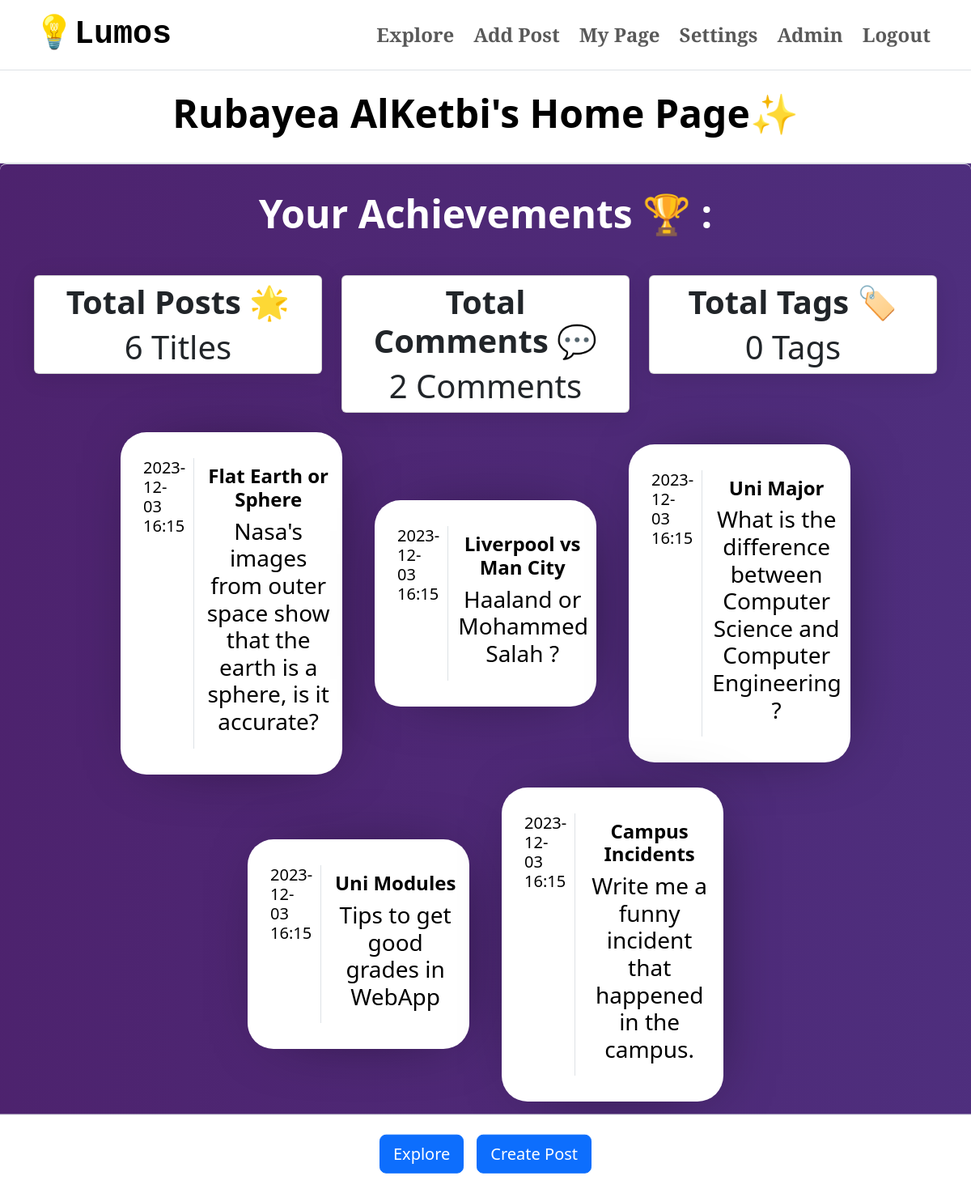
The page /my_page (signed in) on the database as committed earlier.
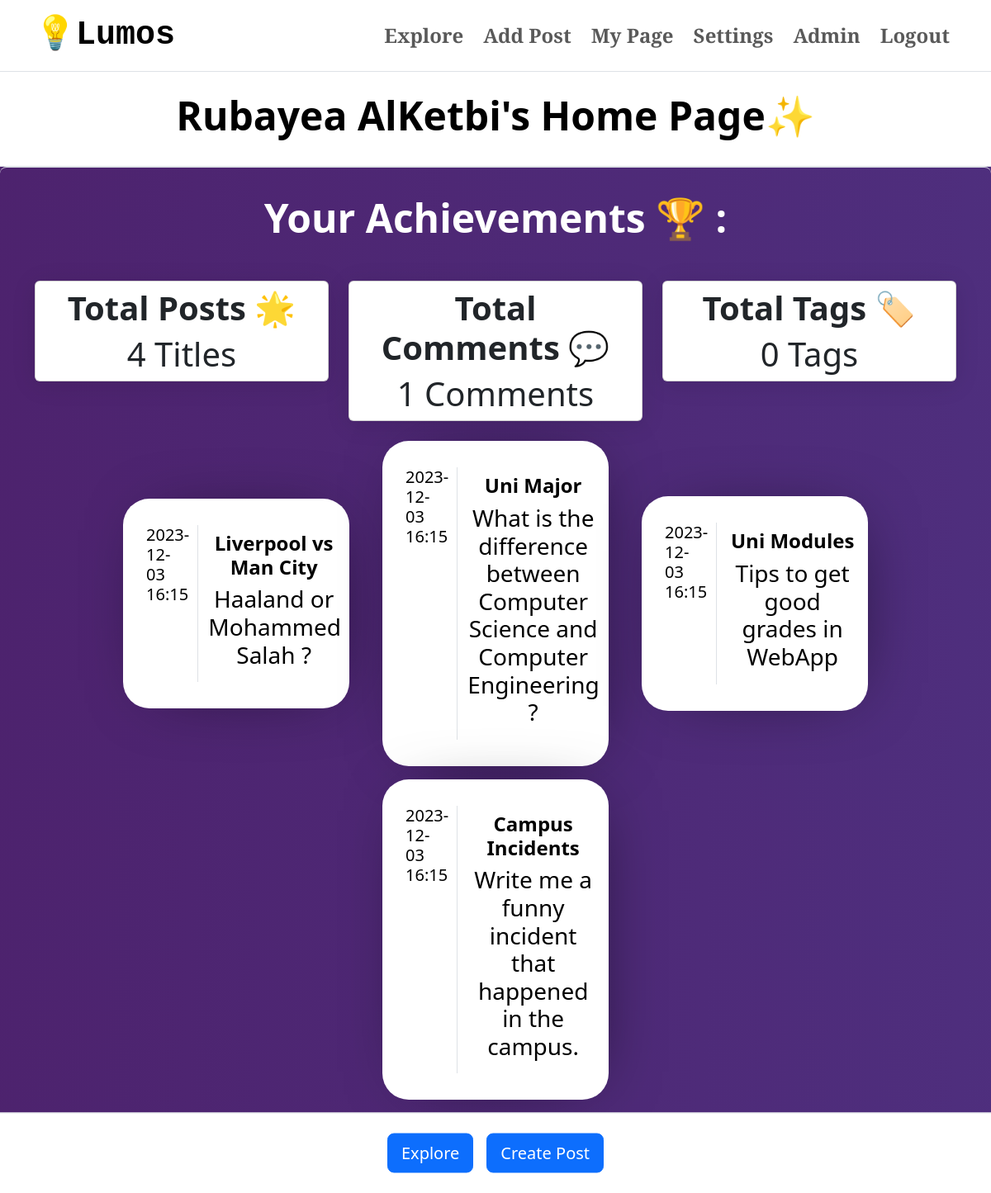
The same page on the database as committed later.
### app/models.py (models this page shows)
class Post(db.Model):
    id = db.Column(db.Integer, primary_key=True)
    title = db.Column(db.String(100), nullable=False)
    caption = db.Column(db.Text, nullable=False)
    publish_date = db.Column(db.DateTime, default=datetime.utcnow())
    author_id = db.Column(db.Integer, db.ForeignKey('user.id'), nullable=False)
    tags = db.relationship('Tag', secondary='post_tag', backref=db.backref('posts', lazy='dynamic'))

### app/views.py (the view)
@app.route('/my_page', methods=['GET', 'POST'])
@login_required
def my_page():
    user = User.query.filter_by(username=current_user.username).first()
    posts = Post.query.filter_by(author_id=current_user.id).all()
    latest_posts = []  # Initialize the variable before the loop
    for _ in posts:
        latest_posts = Post.query.filter_by(author_id=current_user.id).order_by(Post.publish_date.desc()).limit(5).all()
    top_three_posts = Post.query \
    .outerjoin(Comment, Post.id == Comment.post_id) \
    .with_entities(Post, func.count(Comment.id).label('comment_count')) \
    .group_by(Post.id) \
    .order_by(func.count(Comment.id).desc()) \
    .limit(3) \
    .all()
    posts = Post.query.filter_by(author_id=current_user.id).all()
    comments = Comment.query.filter_by(author_id=current_user.id).all()
    post_count = len(posts)
    comment_count = len(comments)
    tags = Tag.query.all()
    tag_count = 0
    for tag in tags:
        for post in posts:
            if tag in post.tags:
                tag_count += 1
    return render_template("my_page.html",user=user, posts = posts, latest_posts = latest_posts, remaining_posts = top_three_posts,tag_count=tag_count,post_count=post_count,comment_count=comment_count)

### app/views.py (called while the page is built)
@login_manager.user_loader
def load_user(id):
    return User.query.get(int(id))

### app/templates/my_page.html (shortened to what this page needs)
{%extends "home.html"%}
{%block content%}
<div class=" movingGradeient h-full">
    <div class="container-fluid border-top border-bottom py-4 banner">
        <section class="container-sm my-auto text-center">
            <h1 class="display-5 fw-bold">{{ user.name }}'s Home Page✨</h1>
        </section>
    </div>
    <div class="container-fluid rounded-3 d-grid border-top ", style="width:100%; padding:1rem;">
        {%if latest_posts%}
        <h1 class="display-5 p-3 m-6 text-center fw-bold text-white mr-5 ">Your Achievements 🏆 :</h1>
        <div class="container my-4">
            <div class="row">
                <div class="col-md-4">
                    <div class="card text-center glassContainer rounded-2">
                        <div class="card-body py-2">
                            <h3 class="card-title fs-1 fw-bold ">Total Posts 🌟</h3>
                            <h1 class="card-text fs-1 fw-light ">{{ post_count }} Titles</h1>
                        </div>
                    </div>
                </div>
                <div class="col-md-4">
                    <div class="card text-center glassContainer rounded-2">
                        <div class="card-body py-2">
                            <h3 class="card-title fs-1 fw-bold ">Total Comments 💬</h3>
                            <h1 class="card-text fs-1 fw-light ">{{ comment_count }} Comments</h1>
                        </div>
                    </div>
                </div>
                <div class="col-md-4">
                    <div class="card text-center glassContainer rounded-2">
                        <div class="card-body py-2 ">
                            <h3 class="card-title fs-1 fw-bold">Total Tags 🏷️</h3>
                            <h1 class="card-text fs-1 fw-light">{{ tag_count }} Tags</h1>
                        </div>
                    </div>
                </div>
            </div>
        </div>
        <div class="row d-flex justify-content-center align-items-center gap-3 m">
            {% for post in latest_posts %}
            <div class="col-md-3 growContainer">
                <a href="{{ url_for('post', post_id=post.id) }}" style="text-decoration:none; color:black;">
                <div class="container normalContainer" id="{{ post.id }}">
                    <div class="row">
                        <div class="col-md-4 border-end">
                            <h5 class="fw-light px-3">{{ post.publish_date.strftime('%Y-%m-%d %H:%M') }}</h5>
                        </div>
                        <div class="col-md-8 py-2">
                            <h4 class="fw-bold text-center">{{ post.title }}</h4>
                            <h3 class="fw-light text-center">{{ post.caption }}</h3>
                        </div>
                    </div>
                </div>
            </a>
            </div>
            {% endfor %}
        </div>
        {%endif%}
    </div>
</div>
<footer class="navbar sticky-bottom banner border-top">
    <div class="container d-flex justify-content-center align-items-center p-3">
        <a href="{{ url_for('explore') }}" class="text-white btn btn-primary btn-lg mx-2">Explore</a>
        <a href="{{ url_for('add_post') }}" class="text-white btn btn-primary btn-lg mx-2">Create Post</a>
    </div>
</footer>
{%endblock%}

Rows that differ between the two databases and show on the page:
removed Post: publish_date "2023-12-03 16:15", title "Flat Earth or Sphere", caption "Nasa's images from outer space show that the earth is a sphere, is it accurate?"
Other text that changed with them:
{{ post_count }}: "6" → "4"
{{ comment_count }}: "2" → "1"
